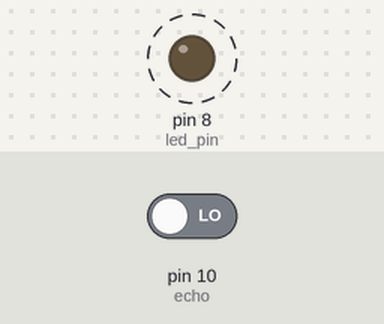
Recording of a sketch running on a simulated Arduino Uno, built with avr-gcc and run on an emulated ATmega328P. On the bench: output pins drawn as LEDs (lit = HIGH). Dashed ring = blinking. The test bench sets the inputs (shaded band); at power-on: pin 10 (echo) LOW. Pins used as bus, display or sensor lines are not drawn; what the sketch prints to the serial monitor is not drawn.

Above: at 0.5 s.
Timing chart, 0 to 3.0 s (numbered marks = the images above):
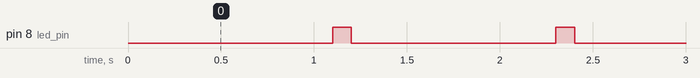

Measured:
- by itself, pin 8 (led_pin): alternates HIGH for 0.10 s and LOW for 1.1 s

The sketch:

Ultrasonic_Sensor_LED_flash.ino
```cpp
// Define all our pin numbers and variables
const int trig = 9;
const int echo = 10;
const int led_pin = 8;
float time_from_echo, distance_in_cm;


void setup() {
  // Set the pin types for each of our input and output pins
  pinMode(trig, OUTPUT);
  pinMode(echo, INPUT);
  pinMode(led_pin, OUTPUT);

  // Set our output pins to be off initially
  digitalWrite(trig, LOW);
  digitalWrite(led_pin, LOW);

  // Begin the serial monitor to print values to the computer
  Serial.begin(9600);
}

void loop() {
  // Turn off all output pins initially
  digitalWrite(led_pin, LOW);
  digitalWrite(trig, LOW);
  delay(2);

  // Send a trigger pulse to the ultrasonic sensor
  digitalWrite(trig, HIGH);
  delay(10);
  digitalWrite(trig, LOW);

  // Record the pulse from the echo pin and convert it to centimeters
  time_from_echo = pulseIn(echo, HIGH);
  distance_in_cm = time_from_echo * 0.017;

  // Print the distance if connected to a computer
  Serial.print("Distance: ");
  Serial.print(distance_in_cm);
  Serial.print("cm");

  // Keeps the LED on or off for 88ms
  delay(88);

  // Checks the distance, and turns the LED on if it is less than 30cm
  if (distance_in_cm <= 30){
    digitalWrite(led_pin, HIGH);
  }
  // Otherwise it ensures the LED off
  else{
    digitalWrite(led_pin, LOW);
  }

  // Waits 100ms before repeating the loop
  delay(100);
}
```
